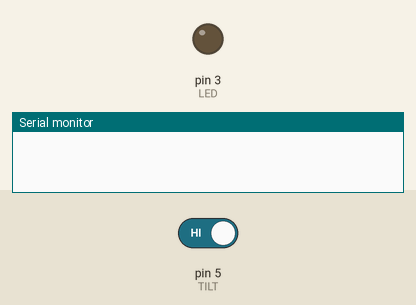
Bench run of a sketch on a simulated Arduino Uno, built with avr-gcc and run on an emulated ATmega328P. On the bench: output pins drawn as LEDs (lit = HIGH), the last lines printed to the serial monitor. The inputs (shaded band) are chosen by the test bench; at power-on: pin 5 (TILT) HIGH.

Above: at 1.2 s.
1.3 s: pin 5 (TILT) driven LOW
At 2.5 s:
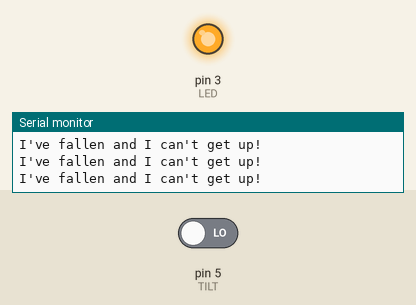
2.8 s: pin 5 (TILT) driven HIGH
At 4.0 s:
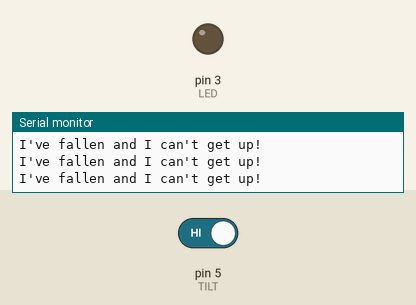
Timing chart, 0 to 5.8 s (numbered marks = the images above; inputs shaded):
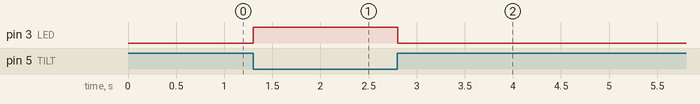

The sketch:

tiltDemo.ino
```cpp
const int TILT = 5; //assign pin 5 to tilt switch
const int LED = 3; //assign pin 3 to LED
void setup()
{
  Serial.begin(9600); // open channel to serial monitor
  pinMode(TILT, INPUT); //set tilt switch to input
  pinMode(LED,OUTPUT); //set LED to output
  digitalWrite(TILT, HIGH);
}

void loop()
{
 while (digitalRead(TILT) == false) //while switch is broken
   {
     digitalWrite(LED,1); //turn on LED
     Serial.println("I've fallen and I can't get up!"); //send message to Serial Monitor
     delay(100); //delay between readings
   }
  digitalWrite(LED,0); //while switch is together, do nothing.
}
```

Measured:
- after the input at 1.3 s, pin 3 (LED): LOW → HIGH at once
- after the input at 2.8 s, pin 3 (LED): HIGH → LOW at once
